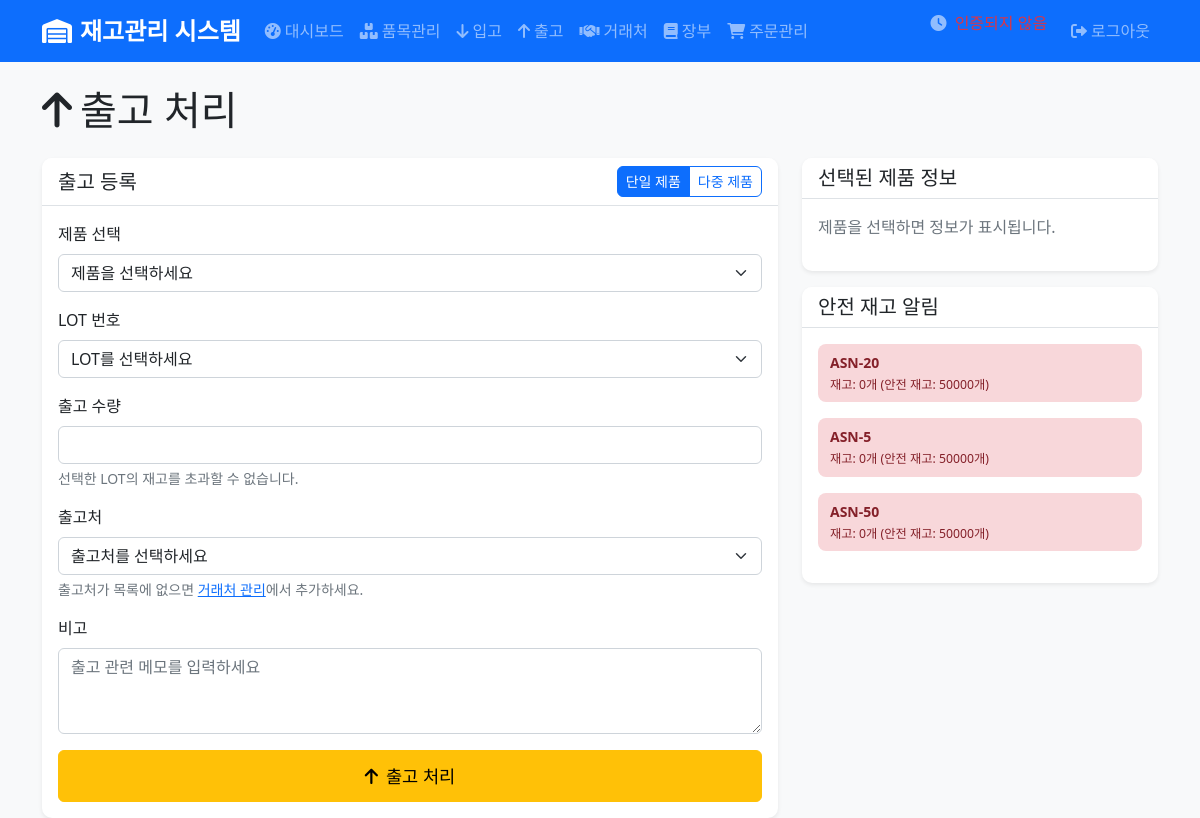
Before: /stock/out (signed in) with the older database file.
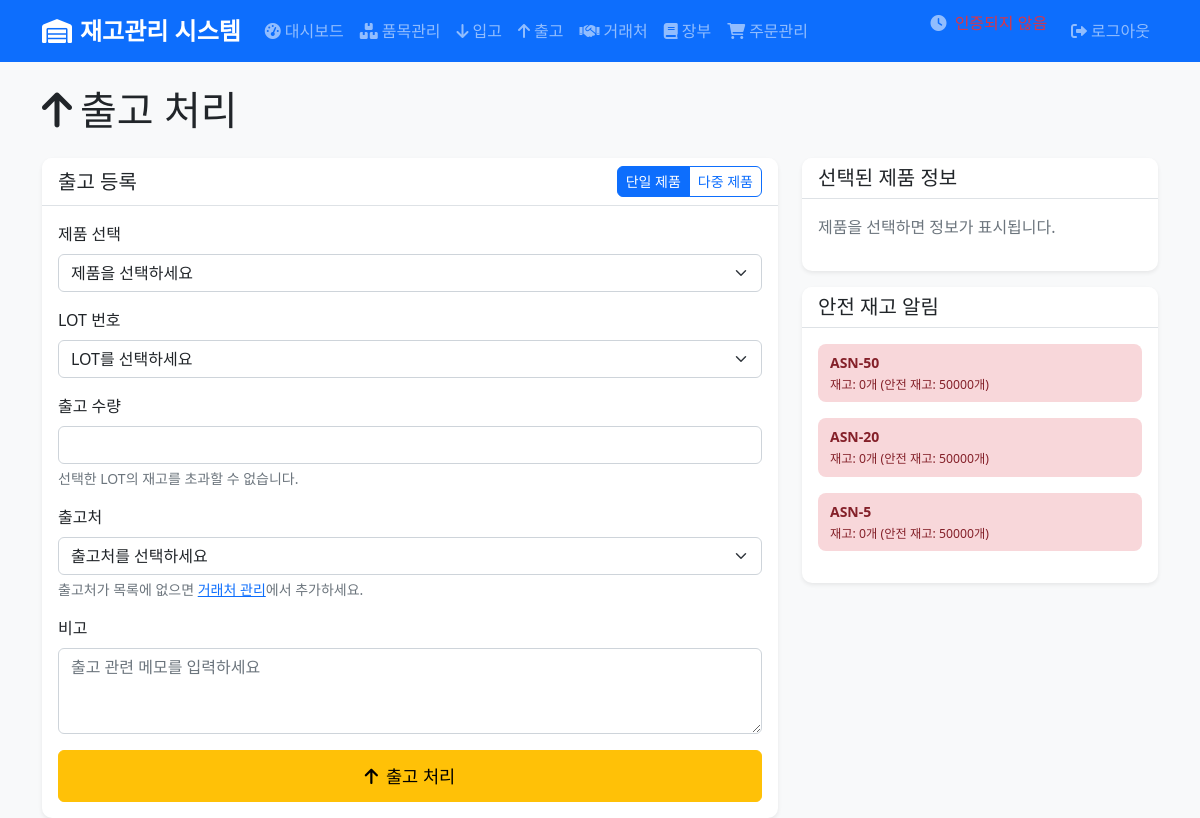
After: the same page with the newer database file.
### models.py (models this page shows)
class Product(Base):
    __tablename__ = "products"
    id = Column(Integer, primary_key=True, index=True)
    name = Column(String(100), nullable=False, index=True)
    description = Column(Text)
    price = Column(Float, nullable=False)
    stock_quantity = Column(Integer, default=0)
    safety_stock = Column(Integer, default=0)  # 안전 재고 수준
    safety_stock_level = Column(String(20), default="good")  # 안전 재고 단계: good, warning, critical
    category = Column(String(50), index=True)
    sort_order = Column(Integer, default=0)  # 카테고리 내 정렬 순서
    created_at = Column(DateTime, default=lambda: datetime.now(timezone(timedelta(hours=9))))
    updated_at = Column(DateTime, default=lambda: datetime.now(timezone(timedelta(hours=9))), onupdate=lambda: datetime.now(timezone(timedelta(hours=9))))
    stock_transactions = relationship("StockTransaction", back_populates="product")

### main.py (the view)
@app.get("/stock/out", response_class=HTMLResponse)
async def stock_out_page(request: Request, access_token: str = Cookie(None)):
    user = get_current_user_from_cookie(access_token)
    if not user:
        return RedirectResponse(url="/login", status_code=302)
    db = next(get_db())
    category_order_dict = {}
    try:
        if check_category_orders_table_exists():
            category_orders = db.query(CategoryOrder).order_by(CategoryOrder.sort_order.asc()).all()
            category_order_dict = {order.category_name: order.sort_order for order in category_orders}
    except Exception as e:
        print(f"카테고리 순서 조회 중 오류: {e}")
        category_order_dict = {}
    products = db.query(Product).all()
    sorted_products = sorted(products, key=lambda p: (
        category_order_dict.get(p.category or '미분류', 999),
        p.sort_order or 0,
        p.name
    ))
    return templates.TemplateResponse("stock_out.html", {
        "request": request,
        "products": sorted_products
    })

### templates/stock_out.html (shortened to what this page needs)
{% extends "base.html" %}
{% block content %}
<div class="row">
    <div class="col-12">
        <h1 class="mb-4">
            <i class="fas fa-arrow-up me-2"></i>출고 처리
        </h1>
    </div>
</div>
<div class="row">
    <div class="col-md-8">
        <div class="card">
            <div class="card-header d-flex justify-content-between align-items-center">
                <h5 class="card-title mb-0">출고 등록</h5>
                <div class="btn-group" role="group">
                    <label class="btn btn-outline-primary btn-sm" for="singleMode">단일 제품</label>
                    <label class="btn btn-outline-primary btn-sm" for="bulkMode">다중 제품</label>
                </div>
            </div>
            <div class="card-body">
                <form id="singleStockOutForm" class="stock-form">
                    <div class="mb-3">
                        <label for="productSelect" class="form-label">제품 선택</label>
                        <select class="form-select" id="productSelect" name="product_id" required>
                            <option value="">제품을 선택하세요</option>
                            {% set current_category = "" %}
                        </select>
                    </div>
                    <div class="mb-3">
                        <label for="lot_number" class="form-label">LOT 번호</label>
                        <select class="form-select" id="lot_number" name="lot_number" required>
                            <option value="">LOT를 선택하세요</option>
                        </select>
                    </div>
                    <div class="mb-3">
                        <label for="quantity" class="form-label">출고 수량</label>
                        <input type="number" class="form-control" id="quantity" name="quantity" min="1" max="999999" required>
                        <div class="form-text">선택한 LOT의 재고를 초과할 수 없습니다.</div>
                    </div>
                    <div class="mb-3">
                        <label for="supplier_id" class="form-label">출고처</label>
                        <select class="form-select" id="supplier_id" name="supplier_id">
                            <option value="">출고처를 선택하세요</option>
                        </select>
                        <div class="form-text">출고처가 목록에 없으면 <a href="/suppliers" target="_blank">거래처 관리</a>에서 추가하세요.</div>
                    </div>
                    <div class="mb-3">
                        <label for="notes" class="form-label">비고</label>
                        <textarea class="form-control" id="notes" name="notes" rows="3" placeholder="출고 관련 메모를 입력하세요"></textarea>
                    </div>
                    <div class="d-grid">
                        <button type="submit" class="btn btn-warning btn-lg">
                            <i class="fas fa-arrow-up me-2"></i>출고 처리
                        </button>
                    </div>
                </form>
            </div>
        </div>
    </div>
    <div class="col-md-4">
        <div class="card">
            <div class="card-header">
                <h5 class="card-title mb-0">선택된 제품 정보</h5>
            </div>
            <div class="card-body" id="productInfo">
                <p class="text-muted">제품을 선택하면 정보가 표시됩니다.</p>
            </div>
        </div>
        <div class="card mt-3">
            <div class="card-header">
                <h5 class="card-title mb-0">안전 재고 알림</h5>
            </div>
            <div class="card-body">
                {% set low_stock_products = [] %}
                {% set warning_stock_products = [] %}
                {% for product in products %}
                    {% if product.safety_stock and product.safety_stock|int > 0 %}
                        {% if product.stock_quantity <= product.safety_stock|int %}
                            {% set _ = low_stock_products.append(product) %}
                        {% elif product.stock_quantity <= (product.safety_stock|int * 1.5) %}
                            {% set _ = warning_stock_products.append(product) %}
                        {% endif %}
                    {% endif %}
                {% endfor %}
                {% if low_stock_products %}
                    {% for product in low_stock_products %}
                    <div class="alert alert-danger alert-sm">
                        <strong>{{ product.name }}</strong><br>
                        <small>재고: {{ product.stock_quantity }}개 (안전 재고: {{ product.safety_stock }}개)</small>
                    </div>
                    {% endfor %}
                {% endif %}
            </div>
        </div>
    </div>
</div>
{% endblock %}

### templates/base.html (shortened to what this page needs)
<!DOCTYPE html>
<html lang="ko">
<head>
    <link href="https://cdn.jsdelivr.net/npm/bootstrap@5.1.3/dist/css/bootstrap.min.css" rel="stylesheet">
    <link href="https://cdnjs.cloudflare.com/ajax/libs/font-awesome/6.0.0/css/all.min.css" rel="stylesheet">
    <link href="/static/css/style.css" rel="stylesheet">
</head>
<body>
    <nav class="navbar navbar-expand-lg navbar-dark bg-primary">
        <div class="container">
            <span class="navbar-brand">
                <i class="fas fa-warehouse me-2"></i>재고관리 시스템
            </span>
            <div class="collapse navbar-collapse" id="navbarNav">
                <ul class="navbar-nav me-auto">
                    <li class="nav-item">
                        <a class="nav-link" href="/dashboard">
                            <i class="fas fa-tachometer-alt me-1"></i>대시보드
                        </a>
                    </li>
                    <li class="nav-item">
                        <a class="nav-link" href="/inventory">
                            <i class="fas fa-boxes me-1"></i>품목관리
                        </a>
                    </li>
                    <li class="nav-item">
                        <a class="nav-link" href="/stock/in">
                            <i class="fas fa-arrow-down me-1"></i>입고
                        </a>
                    </li>
                    <li class="nav-item">
                        <a class="nav-link" href="/stock/out">
                            <i class="fas fa-arrow-up me-1"></i>출고
                        </a>
                    </li>
                    <li class="nav-item">
                        <a class="nav-link" href="/suppliers">
                            <i class="fas fa-handshake me-1"></i>거래처
                        </a>
                    </li>
                    <li class="nav-item">
                        <a class="nav-link" href="/ledger">
                            <i class="fas fa-book me-1"></i>장부
                        </a>
                    </li>
                    <li class="nav-item">
                        <a class="nav-link" href="/orders">
                            <i class="fas fa-shopping-cart me-1"></i>주문관리
                        </a>
                    </li>
                </ul>
                <ul class="navbar-nav">
                    <li class="nav-item">
                        <span class="navbar-text me-3" id="token-status">
                            <i class="fas fa-clock me-1"></i>
                            <span id="token-expiry">토큰 상태 확인 중...</span>
                        </span>
                    </li>
                    <li class="nav-item">
                        <a class="nav-link" href="#" onclick="logout()">
                            <i class="fas fa-sign-out-alt me-1"></i>로그아웃
                        </a>
                    </li>
                </ul>
            </div>
        </div>
    </nav>
    <main class="container mt-4">
        {% block content %}{% endblock %}
    </main>
</body>
</html>

### static/css/style.css (style rules this page uses)
body { font-family: 'Segoe UI', Tahoma, Geneva, Verdana, sans-serif; background-color: #f8f9fa; }
.navbar-brand { font-weight: bold; font-size: 1.5rem; }
.card { border: none; border-radius: 10px; box-shadow: 0 0.125rem 0.25rem rgba(0, 0, 0, 0.075); transition: box-shadow 0.15s ease-in-out; }
.card-header { background-color: #fff; border-bottom: 1px solid #dee2e6; border-radius: 10px 10px 0 0 !important; }
.btn { border-radius: 6px; font-weight: 500; }
.btn-lg { padding: 0.75rem 1.5rem; font-size: 1.1rem; }
.alert { border: none; border-radius: 8px; }
.alert-sm { padding: 0.5rem 0.75rem; font-size: 0.875rem; }
.form-control, .form-select { border-radius: 6px; border: 1px solid #ced4da; transition: border-color 0.15s ease-in-out, box-shadow 0.15s ease-in-out; }

Changed rows visible on the page:
changed Product "ASN-50": moves up the list
